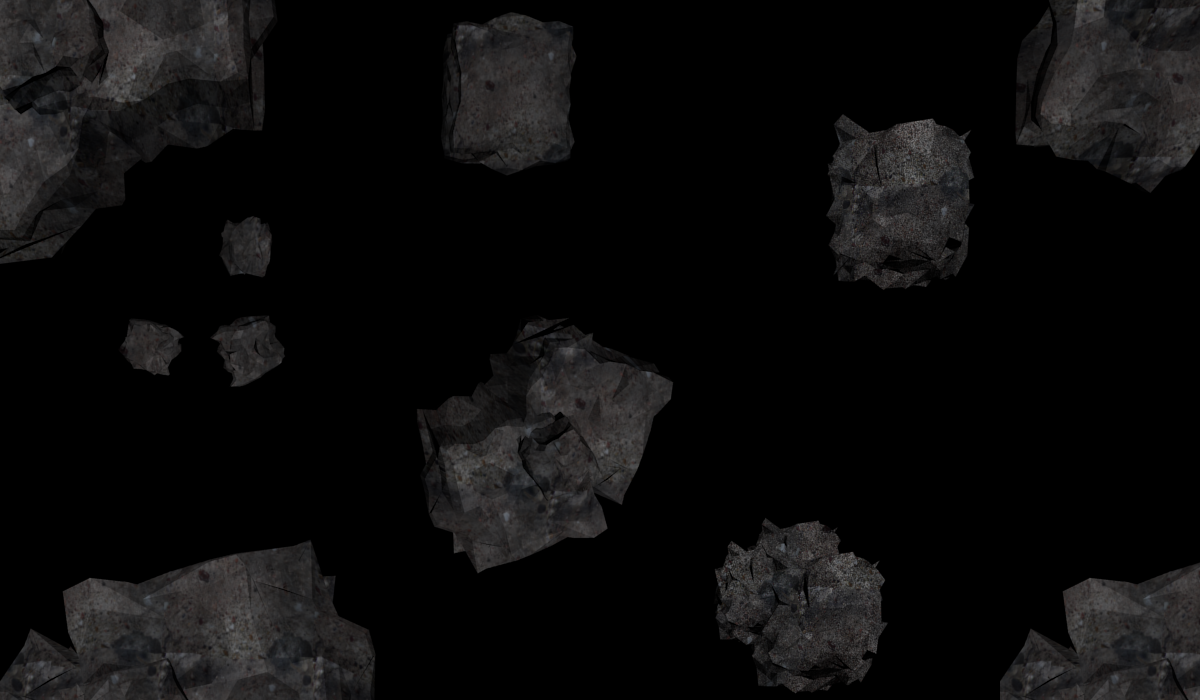

A level layout from a 2D game, rendered from its tile map. Below: a short description, then the map file with tile-grid data replaced by summaries:
An orthogonal 12x7 tile map with 100x100 px tiles, 1 tile layer (Tile Layer 1).

<map version="1.0" orientation="orthogonal" renderorder="right-down" width="12" height="7" tilewidth="100" tileheight="100">
 <properties>
  <property name="finishLocationX" value="9" />
  <property name="finishLocationY" value="5" />
  <property name="robotStartLocationX" value="0" />
  <property name="robotStartLocationY" value="4" />
 </properties>
 <tileset firstgid="1" name="default" tilewidth="100" tileheight="100">
  <image source="rocks.png" width="1000" height="1000" />
  <tile id="0">
   <properties>
    <property name="crash" value="false" />
   </properties>
  </tile>
  <tile id="1">
   <properties>
    <property name="crash" value="false" />
   </properties>
  </tile>
  <tile id="2">
   <properties>
    <property name="crash" value="true" />
   </properties>
  </tile>
  <tile id="3">
   <properties>
    <property name="crash" value="true" />
   </properties>
  </tile>
  <tile id="4">
   <properties>
    <property name="crash" value="false" />
   </properties>
  </tile>
  <tile id="5">
   <properties>
    <property name="crash" value="true" />
   </properties>
  </tile>
  <tile id="6">
   <properties>
    <property name="crash" value="true" />
   </properties>
  </tile>
  <tile id="7">
   <properties>
    <property name="crash" value="true" />
   </properties>
  </tile>
  <tile id="8">
   <properties>
    <property name="crash" value="true" />
   </properties>
  </tile>
  <tile id="9">
   <properties>
    <property name="crash" value="false" />
   </properties>
  </tile>
  <tile id="10">
   <properties>
    <property name="crash" value="false" />
   </properties>
  </tile>
  <tile id="11">
   <properties>
    <property name="crash" value="true" />
   </properties>
  </tile>
  <tile id="12">
   <properties>
    <property name="crash" value="true" />
   </properties>
  </tile>
  <tile id="13">
   <properties>
    <property name="crash" value="true" />
   </properties>
  </tile>
  <tile id="14">
   <properties>
    <property name="crash" value="true" />
   </properties>
  </tile>
  <tile id="15">
   <properties>
    <property name="crash" value="true" />
   </properties>
  </tile>
  <tile id="16">
   <properties>
    <property name="crash" value="true" />
   </properties>
  </tile>
  <tile id="17">
   <properties>
    <property name="crash" value="true" />
   </properties>
  </tile>
  <tile id="18">
   <properties>
    <property name="crash" value="true" />
   </properties>
  </tile>
  <tile id="19">
   <properties>
    <property name="crash" value="false" />
   </properties>
  </tile>
  <tile id="20">
   <properties>
    <property name="crash" value="true" />
   </properties>
  </tile>
  <tile id="21">
   <properties>
    <property name="crash" value="true" />
   </properties>
  </tile>
  <tile id="22">
   <properties>
    <property name="crash" value="true" />
   </properties>
  </tile>
  <tile id="23">
   <properties>
    <property name="crash" value="true" />
   </properties>
  </tile>
  <tile id="24">
   <properties>
    <property name="crash" value="true" />
   </properties>
  </tile>
  <tile id="25">
   <properties>
    <property name="crash" value="false" />
   </properties>
  </tile>
  <tile id="26">
   <properties>
    <property name="crash" value="false" />
   </properties>
  </tile>
  <tile id="27">
   <properties>
    <property name="crash" value="true" />
   </properties>
  </tile>
  <tile id="28">
   <properties>
    <property name="crash" value="true" />
   </properties>
  </tile>
  <tile id="29">
   <properties>
    <property name="crash" value="false" />
   </properties>
  </tile>
  <tile id="30">
   <properties>
    <property name="crash" value="true" />
   </properties>
  </tile>
  <tile id="31">
   <properties>
    <property name="crash" value="true" />
   </properties>
  </tile>
  <tile id="32">
   <properties>
    <property name="crash" value="true" />
   </properties>
  </tile>
  <tile id="33">
   <properties>
    <property name="crash" value="true" />
   </properties>
  </tile>
  <tile id="34">
   <properties>
    <property name="crash" value="false" />
   </properties>
  </tile>
  <tile id="35">
   <properties>
    <property name="crash" value="true" />
   </properties>
  </tile>
  <tile id="36">
   <properties>
    <property name="crash" value="true" />
   </properties>
  </tile>
  <tile id="37">
   <properties>
    <property name="crash" value="true" />
   </properties>
  </tile>
  <tile id="38">
   <properties>
    <property name="crash" value="true" />
   </properties>
  </tile>
  <tile id="39">
   <properties>
    <property name="crash" value="true" />
   </properties>
  </tile>
  <tile id="40">
   <properties>
    <property name="crash" value="false" />
   </properties>
  </tile>
  <tile id="41">
   <properties>
    <property name="crash" value="true" />
   </properties>
  </tile>
  <tile id="42">
   <properties>
    <property name="crash" value="true" />
   </properties>
  </tile>
  <tile id="43">
   <properties>
    <property name="crash" value="false" />
   </properties>
  </tile>
  <tile id="44">
   <properties>
    <property name="crash" value="false" />
   </properties>
  </tile>
  <tile id="45">
   <properties>
    <property name="crash" value="true" />
   </properties>
  </tile>
  <tile id="46">
   <properties>
    <property name="crash" value="true" />
   </properties>
  </tile>
  <tile id="47">
   <properties>
    <property name="crash" value="true" />
   </properties>
  </tile>
  <tile id="48">
   <properties>
    <property name="crash" value="true" />
   </properties>
  </tile>
  <tile id="49">
   <properties>
    <property name="crash" value="true" />
   </properties>
  </tile>
  <tile id="50">
   <properties>
    <property name="crash" value="false" />
   </properties>
  </tile>
  <tile id="51">
   <properties>
    <property name="crash" value="false" />
   </properties>
  </tile>
  <tile id="52">
   <properties>
    <property name="crash" value="false" />
   </properties>
  </tile>
  <tile id="53">
   <properties>
    <property name="crash" value="false" />
   </properties>
  </tile>
  <tile id="54">
   <properties>
    <property name="crash" value="false" />
   </properties>
  </tile>
  <tile id="55">
   <properties>
    <property name="crash" value="false" />
   </properties>
  </tile>
  <tile id="56">
   <properties>
    <property name="crash" value="false" />
   </properties>
  </tile>
  <tile id="57">
   <properties>
    <property name="crash" value="false" />
   </properties>
  </tile>
  <tile id="58">
   <properties>
    <property name="crash" value="false" />
   </properties>
  </tile>
  <tile id="59">
   <properties>
    <property name="crash" value="false" />
   </properties>
  </tile>
  <tile id="60">
   <properties>
    <property name="crash" value="false" />
   </properties>
  </tile>
  <tile id="61">
   <properties>
    <property name="crash" value="true" />
   </properties>
  </tile>
  <tile id="62">
   <properties>
    <property name="crash" value="true" />
   </properties>
  </tile>
  <tile id="63">
   <properties>
    <property name="crash" value="true" />
   </properties>
  </tile>
  <tile id="64">
   <properties>
    <property name="crash" value="true" />
   </properties>
  </tile>
  <tile id="65">
   <properties>
    <property name="crash" value="true" />
   </properties>
  </tile>
  <tile id="66">
   <properties>
    <property name="crash" value="true" />
   </properties>
  </tile>
  <tile id="67">
   <properties>
    <property name="crash" value="true" />
   </properties>
  </tile>
  <tile id="68">
   <properties>
    <property name="crash" value="false" />
   </properties>
  </tile>
  <tile id="69">
   <properties>
    <property name="crash" value="false" />
   </properties>
  </tile>
  <tile id="70">
   <properties>
    <property name="crash" value="true" />
   </properties>
  </tile>
  <tile id="71">
   <properties>
    <property name="crash" value="true" />
   </properties>
  </tile>
  <tile id="72">
   <properties>
    <property name="crash" value="true" />
   </properties>
  </tile>
  <tile id="73">
   <properties>
    <property name="crash" value="true" />
   </properties>
  </tile>
  <tile id="74">
   <properties>
    <property name="crash" value="true" />
   </properties>
  </tile>
  <tile id="75">
   <properties>
    <property name="crash" value="false" />
   </properties>
  </tile>
  <tile id="76">
   <properties>
    <property name="crash" value="false" />
   </properties>
  </tile>
  <tile id="77">
   <properties>
    <property name="crash" value="false" />
   </properties>
  </tile>
  <tile id="78">
   <properties>
    <property name="crash" value="true" />
   </properties>
  </tile>
  <tile id="79">
   <properties>
    <property name="crash" value="true" />
   </properties>
  </tile>
  <tile id="80">
   <properties>
    <property name="crash" value="true" />
   </properties>
  </tile>
  <tile id="81">
   <properties>
    <property name="crash" value="true" />
   </properties>
  </tile>
  <tile id="82">
   <properties>
    <property name="crash" value="true" />
   </properties>
  </tile>
  <tile id="83">
   <properties>
    <property name="crash" value="true" />
   </properties>
  </tile>
  <tile id="84">
   <properties>
    <property name="crash" value="true" />
   </properties>
  </tile>
  <tile id="85">
   <properties>
    <property name="crash" value="false" />
   </properties>
  </tile>
  <tile id="86">
   <properties>
    <property name="crash" value="false" />
   </properties>
  </tile>
  <tile id="87">
   <properties>
    <property name="crash" value="true" />
   </properties>
  </tile>
  <tile id="88">
   <properties>
    <property name="crash" value="true" />
   </properties>
  </tile>
  <tile id="89">
   <properties>
    <property name="crash" value="true" />
   </properties>
  </tile>
  <tile id="90">
   <properties>
    <property name="crash" value="false" />
   </properties>
  </tile>
  <tile id="91">
   <properties>
    <property name="crash" value="true" />
   </properties>
  </tile>
  <tile id="92">
   <properties>
    <property name="crash" value="true" />
   </properties>
  </tile>
  <tile id="93">
   <properties>
    <property name="crash" value="true" />
   </properties>
  </tile>
  <tile id="94">
   <properties>
    <property name="crash" value="true" />
   </properties>
  </tile>
  <tile id="95">
   <properties>
    <property name="crash" value="false" />
   </properties>
  </tile>
  <tile id="96">
   <properties>
    <property name="crash" value="false" />
   </properties>
  </tile>
  <tile id="97">
   <properties>
    <property name="crash" value="true" />
   </properties>
  </tile>
  <tile id="98">
   <properties>
    <property name="crash" value="true" />
   </properties>
  </tile>
  <tile id="99">
   <properties>
    <property name="crash" value="true" />
   </properties>
  </tile>
 </tileset>
 <layer name="Tile Layer 1" width="12" height="7">
  <data>[84 cells, 84 non-empty, 45 distinct tile ids]</data>
 </layer>
</map>
